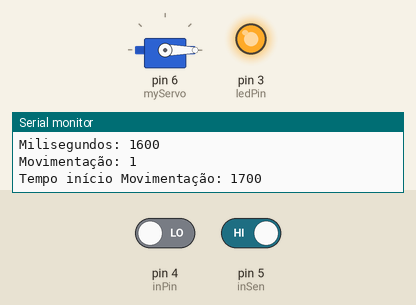
The sketch below on a simulated Arduino Uno, built with avr-gcc and run on an emulated ATmega328P. On the bench: servo, output pins drawn as LEDs (lit = HIGH), the last lines printed to the serial monitor. The test bench sets the inputs (shaded band); at power-on: pin 5 (inSen) HIGH, pin 4 (inPin) LOW. WiFi joins after 1.5 s; servers stay silent unless stated.

Above: at 2.7 s.
2.8 s: pin 5 (inSen) driven LOW
At 3.6 s:
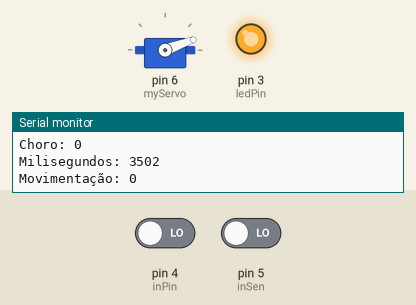
4.7 s: pin 5 (inSen) driven HIGH
At 7.6 s:
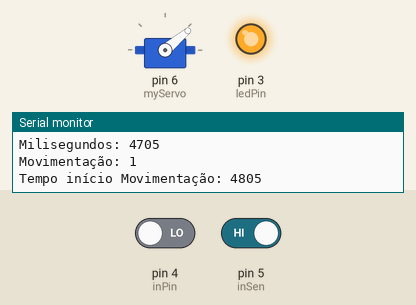
8.3 s: pin 4 (inPin) driven HIGH and pin 5 (inSen) driven LOW
At 9.6 s:
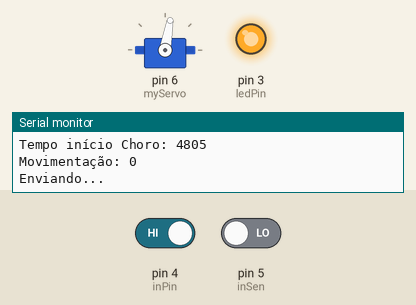
10.8 s: pin 4 (inPin) driven LOW and pin 5 (inSen) driven HIGH
At 14.6 s:
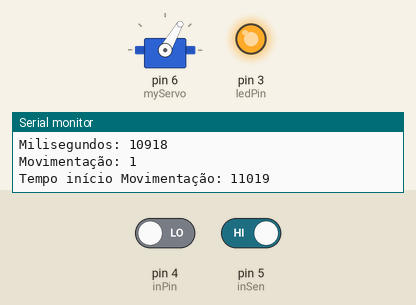
Timing chart, 0 to 21.7 s (numbered marks = the images above; inputs shaded):
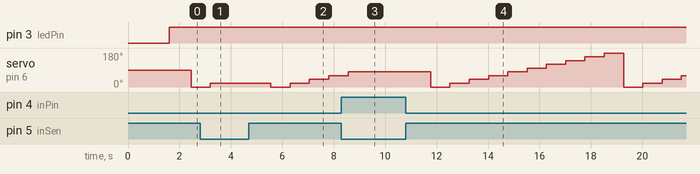

The sketch:

mobile1.ino
```cpp
#include <SPI.h>
#include <Ethernet.h>
#include <Servo.h>

Servo myServo;
int ledPin = 3; // choose the pin for the LED
int inPin = 4; // choose the input pin (for a pushbutton)
int inSen = 5; // choose the input pin (for a sensor)
int val_button = 0;     // variable for reading the pin status
int val_sensor = 0; //variavel para leitura do estdo do sensor
int i; //contador e angulo do servo
int ms, tempo_inicio_choro, tempo_inicio_mov;

// Utilize o endereço MAC que está na etiqueta branca da
// sua Galielo
byte mac[] = { 0x98, 0x4F, 0xEE, 0x05, 0xA0, 0xBD };

// IP do servidor e porta do servidor.
//IPAddress server(192,168,1,32);
char server[] = "0.tcp.ngrok.io";
int port = 10290;

EthernetClient client;

// Variaveis para delay de envio de informacoes
const long interval = 250;
unsigned long previousMillis = 0;

void setup() {
  Serial.begin(9600);
  pinMode(ledPin, OUTPUT);  // declare LED as output
  pinMode(inPin, INPUT);    // declare pushbutton as input
  pinMode(inSen, INPUT);  //declara sensor como input
  myServo.attach(6);
  system("ifup eth0");
  Serial.println("Tentando obter um IP:");
  while (!Ethernet.begin(mac)) {
    Serial.println("Erro ao conectar");
  }
  Serial.print("Meu endereco:");
  Serial.println(Ethernet.localIP());

}

void loop(){

      /*início código mobile*/
      val_button = digitalRead(inPin);
      delay(100);
      Serial.print("Choro: "); Serial.println(val_button);
      ms = millis();
      Serial.print("Milisegundos: "); Serial.println(ms);

      if (val_button == 1 || (ms - tempo_inicio_choro <= 60000)) {
        if (val_button == 1){
          tempo_inicio_choro = millis();
          Serial.print("Tempo início Choro: "); Serial.println(tempo_inicio_mov);
        };
        digitalWrite(ledPin, HIGH);
        val_sensor = digitalRead(inSen);
        Serial.print("Movimentação: ");Serial.println(val_sensor);
        delay(100);

        while(val_sensor == 1){
          tempo_inicio_mov = millis();
          Serial.print("Tempo início Movimentação: "); Serial.println(tempo_inicio_mov);

          for(i = 0; i <= 180 ; i = i + 20){
            delay (750);
            myServo.write(i);
            //Serial.print("Angulo Servo: ");Serial.println(i);
            val_sensor = digitalRead(inSen);
            //Serial.print("Movimentação dentro do if: "); Serial.println(val_sensor);
            if (val_sensor == 0) {
              if(ms - tempo_inicio_mov <= 20000){
              //Serial.println("Entrou no break");
              break;
              }
            }
            //Serial.println("Passou pelo break");
            }
          }

      }else{
         digitalWrite(ledPin, LOW);  // turn LED OFF
        }
        /*fim código móbile*/

  if (!client.connected()) {
    Serial.println("Conectando ao servidor");
    //delay(250);
    client.connect(server, port);
  } else {
    // // Realiza o envio de informacoes
    // unsigned long currentMillis = millis();
    // if (currentMillis - previousMillis >= interval){
    //   previousMillis = currentMillis;
    //   if (client.connected()) {
    /*    client.print("Choro bebê: ");client.print(val_button); //Choro
        Serial.println();
        delay(100);
        client.print("Movimentação: ");client.print(val_sensor); //Movimentação do bebê
        Serial.println();
        delay(100);*/

        client.print(val_button); //Choro
        delay(100);
        client.println(val_sensor); //Movimentação do bebê
        delay(100);


        Serial.println("Enviando... ");

      // }
    //}

  }

}
```

Measured:
- after the input at 2.8 s, servo on pin 6 (myServo): goes on until 3.2 s, then stays 20°
- after the input at 4.7 s, servo on pin 6 (myServo): 20° → 0° after 0.86 s, → 20° 0.75 s later, → 40° 0.75 s later, → 60° 0.75 s later
- after the input at 8.3 s, servo on pin 6 (myServo): goes on until 8.6 s, then stays 80°
- after the input at 10.8 s, servo on pin 6 (myServo): 80° → 0° after 0.97 s, → 20° 0.75 s later, → 40° 0.75 s later, → 60° 0.75 s later, … (14 changes in this stretch)
